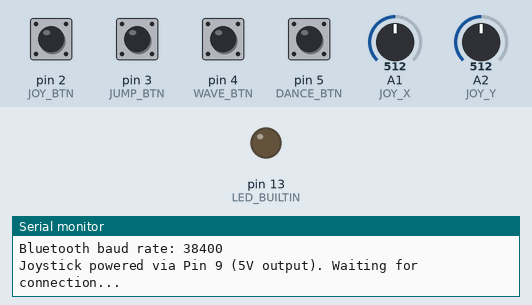
Bench run of a sketch on a simulated Arduino Uno, built with avr-gcc and run on an emulated ATmega328P. Shown: output pins drawn as LEDs (lit = HIGH), the last lines printed to the serial monitor. The inputs (shaded band) are chosen by the test bench; at power-on: pin 2 (JOY_BTN), pin 3 (JUMP_BTN), pin 4 (WAVE_BTN), pin 5 (DANCE_BTN) HIGH, A1 (JOY_X) = 512, A2 (JOY_Y) = 512. Pins used as bus, display or sensor lines are not drawn.

Above: at 2.4 s.
2.5 s: A1 (JOY_X) set to 900
At 3.2 s:
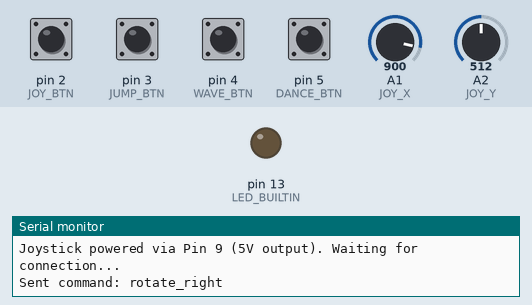
4.0 s: A2 (JOY_Y) set to 122
At 4.4 s:
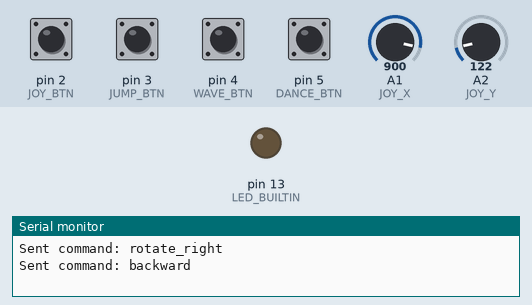
5.5 s: pin 2 (JOY_BTN) pulled LOW for 0.15 s
At 5.6 s:
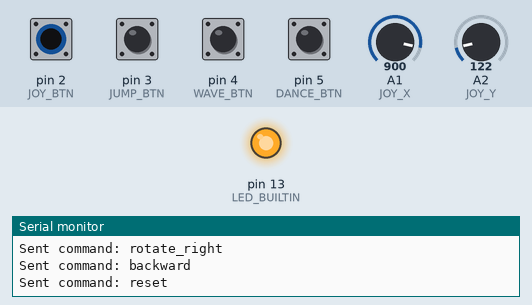
7.1 s: pin 3 (JUMP_BTN) pulled LOW for 0.15 s
At 8.1 s:
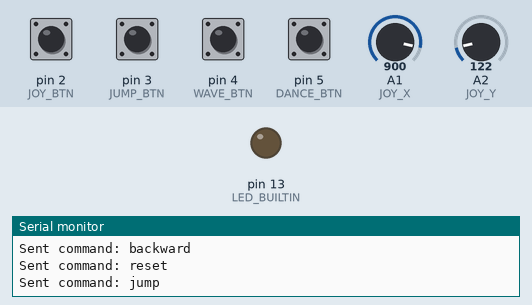
8.7 s: pin 4 (WAVE_BTN) pulled LOW for 0.15 s
At 8.78 s:
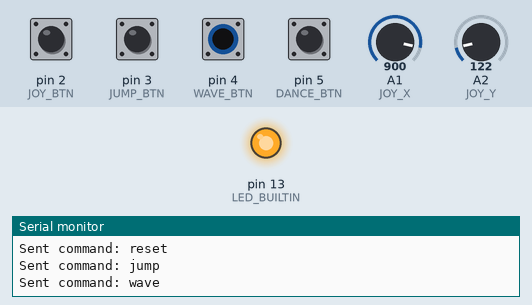
10.3 s: pin 5 (DANCE_BTN) pulled LOW for 0.15 s
At 11.1 s:
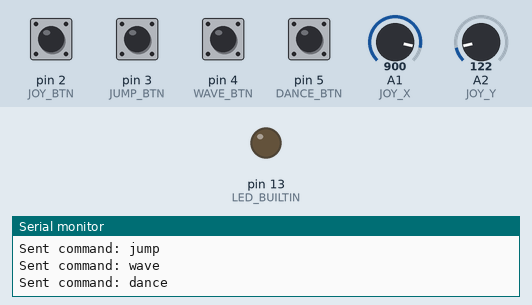
Timing chart, 0 to 12.9 s (numbered marks = the images above; inputs shaded):
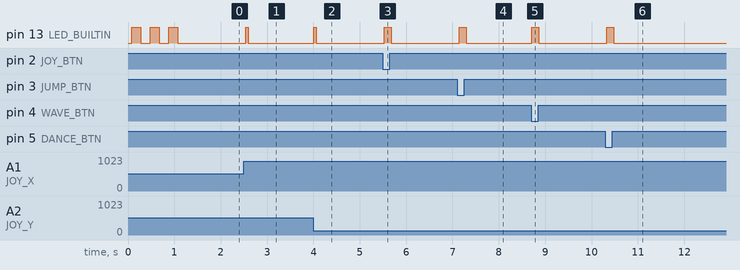

Measured:
- after the input at 2.5 s, pin 13 (LED_BUILTIN): LOW → HIGH at once, → LOW 0.05 s later
- after the input at 4.0 s, pin 13 (LED_BUILTIN): LOW → HIGH at once, → LOW 0.05 s later
- after the input at 5.5 s, pin 13 (LED_BUILTIN): LOW → HIGH at once, → LOW 0.15 s later
- after the input at 7.1 s, pin 13 (LED_BUILTIN): LOW → HIGH at once, → LOW 0.15 s later
- after the input at 8.7 s, pin 13 (LED_BUILTIN): LOW → HIGH at once, → LOW 0.15 s later
- after the input at 10.3 s, pin 13 (LED_BUILTIN): LOW → HIGH at once, → LOW 0.15 s later

The sketch:

Joystick_bluetooth_connectivity.ino
```cpp
/*
 * Arduino Bluetooth Joystick Controller for 3D Robot
 *
 * Joystick Power is hardcoded to come from Pin 9 (acts as 5V output)
 * Bluetooth baud rate set to 38400
 */

#include <SoftwareSerial.h>

// Bluetooth module pins
#define BT_RX 10  // Connect to TX of HC-05
#define BT_TX 11  // Connect to RX of HC-05 (use voltage divider!)

// Joystick pins
#define JOY_X A1
#define JOY_Y A2
#define JOY_BTN 2

// Button pins
#define JUMP_BTN 3
#define WAVE_BTN 4
#define DANCE_BTN 5

// Joystick Power Pin (hardcoded)
#define JOY_POWER A0   // Provides 5V to the joystick

// Joystick calibration
#define JOY_CENTER 512
#define JOY_DEADZONE 100
#define JOY_THRESHOLD 300

// Timing
#define COMMAND_DELAY 300
#define DEBOUNCE_DELAY 50

// Create software serial for Bluetooth
SoftwareSerial BTSerial(BT_RX, BT_TX);

// Button state tracking
bool jumpBtnLastState = HIGH;
bool waveBtnLastState = HIGH;
bool danceBtnLastState = HIGH;
bool joyBtnLastState = HIGH;

unsigned long lastJumpPress = 0;
unsigned long lastWavePress = 0;
unsigned long lastDancePress = 0;
unsigned long lastJoyPress = 0;
unsigned long lastCommandTime = 0;

// Movement state
String lastCommand = "";

void setup() {
  // Initialize serial communications
  Serial.begin(9600);          // For debugging via Serial Monitor
  BTSerial.begin(38400);       // Bluetooth baud rate set to 38400

  // Power the joystick from pin 9
  pinMode(JOY_POWER, OUTPUT);
  digitalWrite(JOY_POWER, HIGH);  // Supply 5V to joystick module

  // Configure button pins with internal pull-up resistors
  pinMode(JOY_BTN, INPUT_PULLUP);
  pinMode(JUMP_BTN, INPUT_PULLUP);
  pinMode(WAVE_BTN, INPUT_PULLUP);
  pinMode(DANCE_BTN, INPUT_PULLUP);

  // LED indicator
  pinMode(LED_BUILTIN, OUTPUT);

  Serial.println("3D Robot Bluetooth Controller Initialized");
  Serial.println("Bluetooth baud rate: 38400");
  Serial.println("Joystick powered via Pin 9 (5V output). Waiting for connection...");

  // Blink LED to show ready
  for (int i = 0; i < 3; i++) {
    digitalWrite(LED_BUILTIN, HIGH);
    delay(200);
    digitalWrite(LED_BUILTIN, LOW);
    delay(200);
  }
}

void loop() {
  int xValue = analogRead(JOY_X);
  int yValue = analogRead(JOY_Y);

  int xDiff = xValue - JOY_CENTER;
  int yDiff = yValue - JOY_CENTER;

  String command = "";

  // Movement detection
  if (abs(xDiff) > JOY_DEADZONE || abs(yDiff) > JOY_DEADZONE) {
    if (abs(yDiff) > abs(xDiff)) {
      if (yDiff > JOY_THRESHOLD) command = "forward";
      else if (yDiff < -JOY_THRESHOLD) command = "backward";
    } else {
      if (xDiff > JOY_THRESHOLD) command = "rotate_right";
      else if (xDiff < -JOY_THRESHOLD) command = "rotate_left";
    }
  }

  if (command != "" && command != lastCommand) {
    if (millis() - lastCommandTime >= COMMAND_DELAY) {
      sendCommand(command);
      lastCommand = command;
      lastCommandTime = millis();
    }
  } else if (command == "") {
    lastCommand = "";
  }

  // Check jump, wave, dance, and joystick buttons
  checkButton(JUMP_BTN, &jumpBtnLastState, &lastJumpPress, "jump");
  checkButton(WAVE_BTN, &waveBtnLastState, &lastWavePress, "wave");
  checkButton(DANCE_BTN, &danceBtnLastState, &lastDancePress, "dance");
  checkButton(JOY_BTN, &joyBtnLastState, &lastJoyPress, "reset");

  delay(50);
}

void checkButton(int pin, bool *lastState, unsigned long *lastPress, String cmd) {
  bool currentState = digitalRead(pin);
  if (currentState == LOW && *lastState == HIGH) {
    if (millis() - *lastPress > DEBOUNCE_DELAY) {
      sendCommand(cmd);
      *lastPress = millis();
      blinkLED();
    }
  }
  *lastState = currentState;
}

void sendCommand(String cmd) {
  BTSerial.println(cmd);
  Serial.print("Sent command: ");
  Serial.println(cmd);
  digitalWrite(LED_BUILTIN, HIGH);
  delay(50);
  digitalWrite(LED_BUILTIN, LOW);
}

void blinkLED() {
  digitalWrite(LED_BUILTIN, HIGH);
  delay(100);
  digitalWrite(LED_BUILTIN, LOW);
}
```
